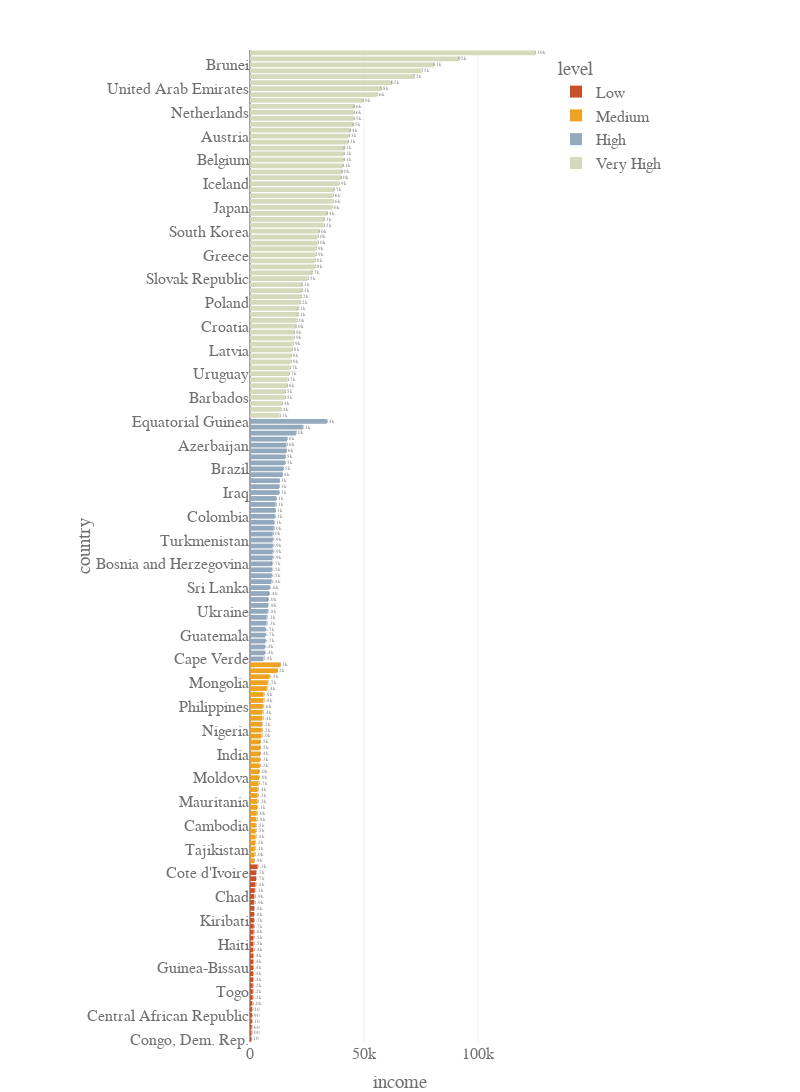

Source (notebook cell):
### Code cell
fig = px.bar(
    df.sort_values(by='income', ascending=True), 
    x='income', y='country', color='level',
    template=custom_template,
    color_discrete_sequence=palette, # Set color
    category_orders={'color': group_names}, # Set color order
    text_auto='.2s', 
    title="Country Grouped By HDI Level Ordered by Income")

fig.update_layout(
    height = 2000, width = 800,
    margin = dict(t=50, l=250, r=250, b=50),
    )

fig.update_traces(textfont_size=14, textangle=0, textposition="outside", cliponaxis=False, )
fig.show()

### Figure 1 — Plotly figure (JSON) as saved in the notebook; plotly's stock layout.template omitted (floating-point values rounded to 4 significant figures)
{"data": [{"cliponaxis": false, "hovertemplate": "level=Low<br>income=%{x}<br>country=%{y}<extra></extra>", "legendgroup": "Low", "marker": {"color": "#c7522a", "pattern": {"shape": ""}}, "name": "Low", "orientation": "h", "showlegend": true, "textangle": 0, "textfont": {"size": 14}, "textposition": "outside", "texttemplate": "%{x:.2s}", "type": "bar", "x": [609, 700, 764, 814, 888, 918, 1030, 1190, 1210, 1220, 1350, 1390, 1390, 1410, 1420, 1430, 1500, 1540, 1610, 1660, 1730, 1780, 1820, 1870, 1930, 2090, 2380, 2660, 2690, 3280], "xaxis": "x", "y": ["Congo, Dem. Rep.", "Liberia", "Burundi", "Niger", "Central African Republic", "Mozambique", "Malawi", "Guinea", "Togo", "Sierra Leone", "Rwanda", "Madagascar", "Guinea-Bissau", "Comoros", "Eritrea", "Burkina Faso", "Haiti", "Uganda", "Afghanistan", "Gambia", "Kiribati", "Solomon Islands", "Benin", "Mali", "Chad", "Tanzania", "Lesotho", "Cameroon", "Cote d'Ivoire", "Zambia"], "yaxis": "y"}, {"cliponaxis": false, "hovertemplate": "level=Medium<br>income=%{x}<br>country=%{y}<extra></extra>", "legendgroup": "Medium", "marker": {"color": "#eea221", "pattern": {"shape": ""}}, "name": "Medium", "orientation": "h", "showlegend": true, "textangle": 0, "textfont": {"size": 14}, "textposition": "outside", "texttemplate": "%{x:.2s}", "type": "bar", "x": [1850, 1990, 2110, 2180, 2440, 2480, 2520, 2790, 2950, 3060, 3320, 3340, 3370, 3720, 3910, 3980, 4240, 4280, 4410, 4480, 4490, 4980, 5150, 5190, 5400, 5410, 5600, 5840, 5900, 7350, 7710, 8460, 12000, 13300], "xaxis": "x", "y": ["Timor-Leste", "Nepal", "Tajikistan", "Senegal", "Bangladesh", "Kenya", "Cambodia", "Kyrgyz Republic", "Vanuatu", "Ghana", "Mauritania", "Micronesia, Fed. Sts.", "Sudan", "Myanmar", "Moldova", "Lao", "Uzbekistan", "Pakistan", "India", "Yemen", "Vietnam", "Tonga", "Nigeria", "Congo, Rep.", "Samoa", "Bolivia", "Philippines", "Guyana", "Angola", "Fiji", "Mongolia", "Namibia", "South Africa", "Botswana"], "yaxis": "y"}, {"cliponaxis": false, "hovertemplate": "level=High<br>income=%{x}<br>country=%{y}<extra></extra>", "legendgroup": "High", "marker": {"color": "#93a9bd", "pattern": {"shape": ""}}, "name": "High", "orientation": "h", "showlegend": true, "textangle": 0, "textfont": {"size": 14}, "textposition": "outside", "texttemplate": "%{x:.2s}", "type": "bar", "x": [5830, 6420, 6440, 6700, 6710, 6730, 7290, 7300, 7820, 7880, 8000, 8430, 8560, 9350, 9470, 9530, 9720, 9860, 9920, 9930, 9940, 9960, 10400, 10500, 10900, 11100, 11200, 11400, 12700, 12700, 12900, 14200, 14500, 15300, 15400, 15900, 16000, 16200, 20100, 23100, 33700], "xaxis": "x", "y": ["Cape Verde", "Bhutan", "Morocco", "Armenia", "Guatemala", "Georgia", "Paraguay", "El Salvador", "Ukraine", "Belize", "Jamaica", "Indonesia", "Sri Lanka", "Ecuador", "Jordan", "China", "Bosnia and Herzegovina", "Egypt", "St. Vincent and the Grenadines", "Albania", "Turkmenistan", "Peru", "Tunisia", "Maldives", "Colombia", "Dominican Republic", "Grenada", "Macedonia, FYR", "Iraq", "Serbia", "Algeria", "Suriname", "Brazil", "Bulgaria", "Gabon", "Mauritius", "Azerbaijan", "Belarus", "Kazakhstan", "Russia", "Equatorial Guinea"], "yaxis": "y"}, {"cliponaxis": false, "hovertemplate": "level=Very High<br>income=%{x}<br>country=%{y}<extra></extra>", "legendgroup": "Very High", "marker": {"color": "#d6dabc", "pattern": {"shape": ""}}, "name": "Very High", "orientation": "h", "showlegend": true, "textangle": 0, "textfont": {"size": 14}, "textposition": "outside", "texttemplate": "%{x:.2s}", "type": "bar", "x": [13000, 13500, 14000, 15300, 15400, 16300, 16500, 17100, 17400, 17800, 18000, 18300, 18700, 19100, 19400, 20100, 20400, 21100, 21100, 21800, 22300, 22700, 22900, 25200, 27200, 28300, 28300, 28700, 28700, 29600, 29600, 30400, 32300, 32500, 33900, 35800, 36200, 36200, 36900, 38800, 39800, 40400, 40700, 41100, 41100, 41400, 42900, 43200, 44000, 45300, 45400, 45500, 45700, 49400, 55500, 57600, 62300, 72100, 75200, 80600, 91700, 125000], "xaxis": "x", "y": ["Costa Rica", "Thailand", "Montenegro", "Barbados", "Panama", "Lebanon", "Venezuela", "Uruguay", "Iran", "Romania", "Turkey", "Latvia", "Argentina", "Antigua and Barbuda", "Chile", "Croatia", "Seychelles", "Lithuania", "Malaysia", "Poland", "Hungary", "Estonia", "Bahamas", "Slovak Republic", "Portugal", "Malta", "Czech Republic", "Greece", "Slovenia", "Libya", "Israel", "South Korea", "New Zealand", "Spain", "Cyprus", "Japan", "United Kingdom", "Italy", "France", "Iceland", "Finland", "Germany", "Canada", "Belgium", "Bahrain", "Australia", "Sweden", "Austria", "Denmark", "Oman", "Saudi Arabia", "Netherlands", "Ireland", "United States", "Switzerland", "United Arab Emirates", "Norway", "Singapore", "Kuwait", "Brunei", "Luxembourg", "Qatar"], "yaxis": "y"}], "layout": {"barmode": "relative", "height": 2000, "legend": {"title": {"text": "level"}, "tracegroupgap": 0}, "margin": {"b": 50, "l": 250, "r": 250, "t": 50}, "width": 800, "xaxis": {"anchor": "y", "domain": [0, 1], "title": {"text": "income"}}, "yaxis": {"anchor": "x", "domain": [0, 1], "title": {"text": "country"}}}}
